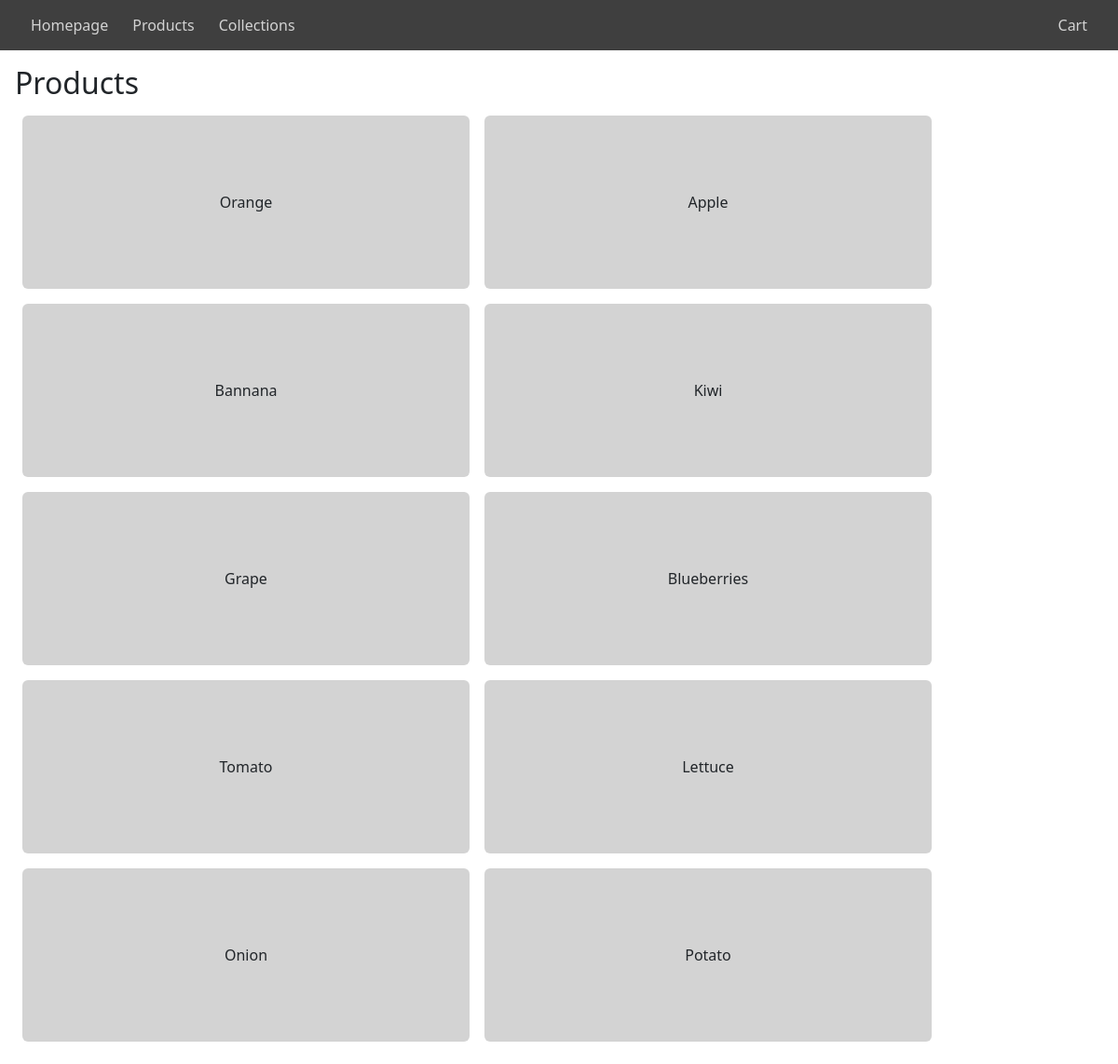
Page /store/products/ on the committed database.
### store/models.py (models this page shows, shortened)
class Product(models.Model):
    title = models.CharField(max_length=100)
    description = models.CharField(max_length=500)
    price = models.DecimalField(decimal_places=2, max_digits=6)
    inventory = models.IntegerField()
    photo = models.ImageField(upload_to='products', default='default_image.jpg')
    collection = models.ForeignKey(
        "Collection",
        blank=True,
        null=True,
        on_delete=models.SET_NULL,
        related_name="products",
    )

### store/views.py (the view)
# urls.py: path("products/", views.ProductIndexView.as_view(), name="index_products"),
class ProductIndexView(generic.ListView):
    model = Product
    template_name = "store/index.html"
    def get_context_data(self, **kwargs):
        context = super().get_context_data(**kwargs)
        context["model_name"] = "Products"
        context["detail_url"] = 'detail_products'
        return context

### store/templates/store/index.html
<!DOCTYPE html>
{% extends 'store/base.html' %}
{% block content %}
    {% block detailhead %}
        <h2>{{model_name}}</h2>
    {% endblock detailhead %}
    {% if object_list %}
        <div class="container d-flex flex-wrap">
            {% for object in object_list %}
                <a class="listcol btn m-2" href="{% url detail_url object.id %}">{{ object.title }}</a>
            {% endfor %}
        </div>
    {% else %}
        <p>No products are available.</p>
    {% endif %}
    </div>
{% endblock content %}

### store/static/store/style.css (style rules this page uses)
.listcol { background-color: lightgray; flex: 0 0 30em; padding-top: 5em; padding-bottom: 5em; }

### rows in the picture
Product: title "Orange"
Product: title "Apple"
Product: title "Bannana"
Product: title "Kiwi"
Product: title "Grape"
Product: title "Blueberries"
Product: title "Tomato"
Product: title "Lettuce"
Product: title "Onion"
Product: title "Potato"

### other values in the picture
{{ model_name }} "Products"
